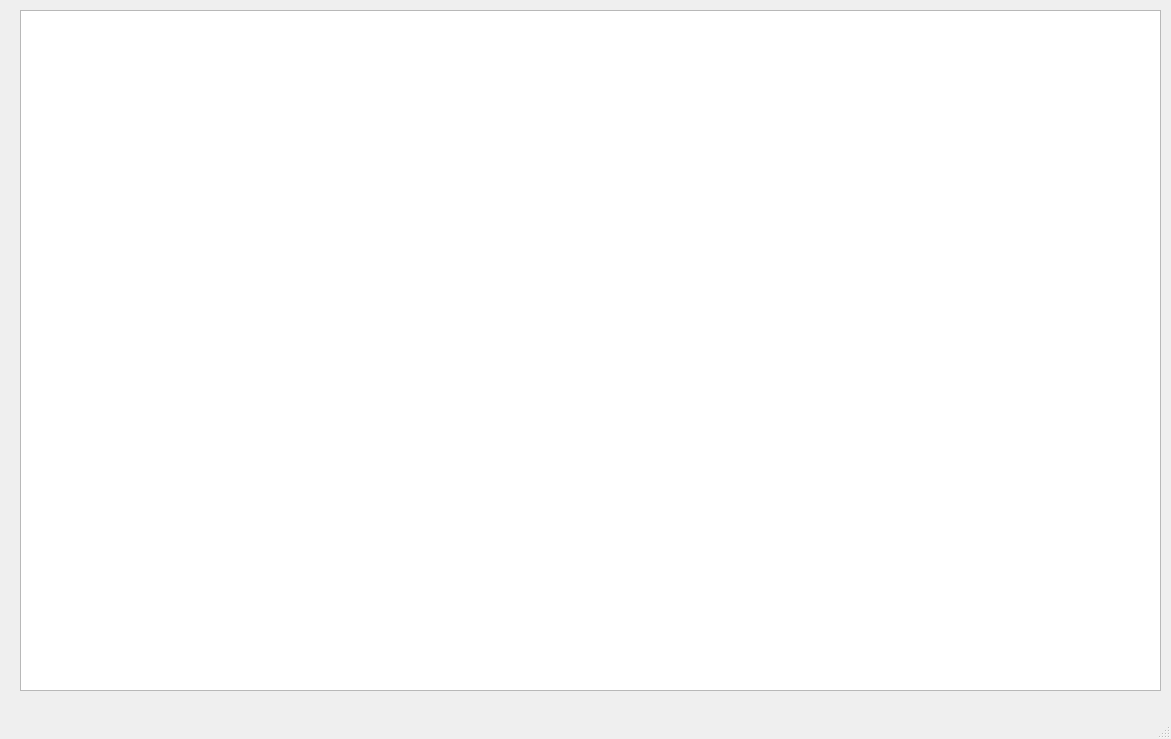
<?xml version="1.0" encoding="UTF-8"?>
<ui version="4.0">
 <class>MainWindow</class>
 <widget class="QMainWindow" name="MainWindow">
  <property name="geometry">
   <rect>
    <x>0</x>
    <y>0</y>
    <width>1171</width>
    <height>739</height>
   </rect>
  </property>
  <property name="windowTitle">
   <string>MainWindow</string>
  </property>
  <widget class="QWidget" name="centralwidget">
   <widget class="QGraphicsView" name="graphicsView">
    <property name="geometry">
     <rect>
      <x>20</x>
      <y>10</y>
      <width>1141</width>
      <height>681</height>
     </rect>
    </property>
   </widget>
  </widget>
  <widget class="QMenuBar" name="menubar">
   <property name="geometry">
    <rect>
     <x>0</x>
     <y>0</y>
     <width>1171</width>
     <height>21</height>
    </rect>
   </property>
  </widget>
  <widget class="QStatusBar" name="statusbar"/>
 </widget>
 <resources/>
 <connections/>
</ui>
